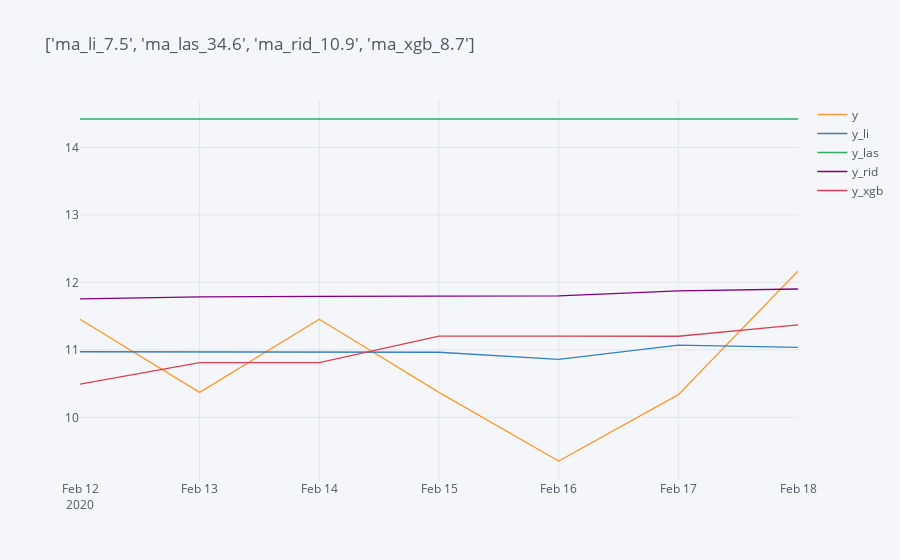

Write notebook code for a chart like this one.
### Code cell
graf_hole(7, "mín")

### Figure 1 — Plotly figure (JSON) as saved in the notebook; plotly's stock layout.template omitted (floating-point values rounded to 4 significant figures)
{"data": [{"line": {"color": "rgba(255, 153, 51, 1.0)", "dash": "solid", "shape": "linear", "width": 1.3}, "mode": "lines", "name": "y", "text": "", "type": "scatter", "x": ["2020-02-12", "2020-02-13", "2020-02-14", "2020-02-15", "2020-02-16", "2020-02-17", "2020-02-18"], "y": [11.45, 10.37, 11.45, 10.37, 9.353, 10.34, 12.17]}, {"line": {"color": "rgba(55, 128, 191, 1.0)", "dash": "solid", "shape": "linear", "width": 1.3}, "mode": "lines", "name": "y_li", "text": "", "type": "scatter", "x": ["2020-02-12", "2020-02-13", "2020-02-14", "2020-02-15", "2020-02-16", "2020-02-17", "2020-02-18"], "y": [10.97, 10.97, 10.97, 10.96, 10.86, 11.07, 11.04]}, {"line": {"color": "rgba(50, 171, 96, 1.0)", "dash": "solid", "shape": "linear", "width": 1.3}, "mode": "lines", "name": "y_las", "text": "", "type": "scatter", "x": ["2020-02-12", "2020-02-13", "2020-02-14", "2020-02-15", "2020-02-16", "2020-02-17", "2020-02-18"], "y": [14.42, 14.42, 14.42, 14.42, 14.42, 14.42, 14.42]}, {"line": {"color": "rgba(128, 0, 128, 1.0)", "dash": "solid", "shape": "linear", "width": 1.3}, "mode": "lines", "name": "y_rid", "text": "", "type": "scatter", "x": ["2020-02-12", "2020-02-13", "2020-02-14", "2020-02-15", "2020-02-16", "2020-02-17", "2020-02-18"], "y": [11.76, 11.78, 11.79, 11.8, 11.8, 11.87, 11.9]}, {"line": {"color": "rgba(219, 64, 82, 1.0)", "dash": "solid", "shape": "linear", "width": 1.3}, "mode": "lines", "name": "y_xgb", "text": "", "type": "scatter", "x": ["2020-02-12", "2020-02-13", "2020-02-14", "2020-02-15", "2020-02-16", "2020-02-17", "2020-02-18"], "y": [10.49, 10.81, 10.81, 11.2, 11.2, 11.2, 11.37]}], "layout": {"legend": {"bgcolor": "#F5F6F9", "font": {"color": "#4D5663"}}, "paper_bgcolor": "#F5F6F9", "plot_bgcolor": "#F5F6F9", "title": {"font": {"color": "#4D5663"}, "text": "['ma_li_7.5', 'ma_las_34.6', 'ma_rid_10.9', 'ma_xgb_8.7']"}, "xaxis": {"gridcolor": "#E1E5ED", "showgrid": true, "tickfont": {"color": "#4D5663"}, "title": {"font": {"color": "#4D5663"}, "text": ""}, "zerolinecolor": "#E1E5ED"}, "yaxis": {"gridcolor": "#E1E5ED", "showgrid": true, "tickfont": {"color": "#4D5663"}, "title": {"font": {"color": "#4D5663"}, "text": ""}, "zerolinecolor": "#E1E5ED"}}}
